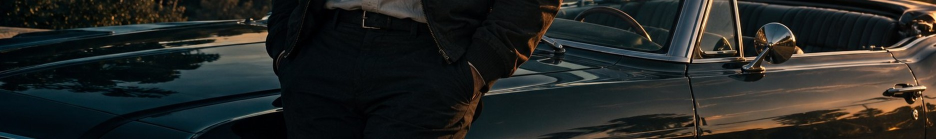
#> input picture launcher/assets/dock-home.jpg, 1872 x 278 px (shown at 1/2 size)
$ python bake-dock-glass.py
#> lines starting #> are read from the running program, lines starting #| are printed output that depends on the picture
#> in bake, crop is the input picture: PIL image 1872x278 RGB; mean R, G, B 35, 37.5, 35.7
"""Bake the dock "liquid glass" refraction into static textures.

The runtime once rendered this with an SVG <feDisplacementMap> +
<feGaussianBlur> filter every frame, which is slow on webOS. Because the
dock bar has fixed dimensions and the backdrop is a static photo, the whole
filtered result is constant. This script pre-renders it with numpy/Pillow so
the runtime just displays a static image (no SVG filter at all).

It reproduces the original SVG filter pipeline:
  - feImage displacement map (dock-displacement.png), upscaled to the tex
  - feDisplacementMap scale=28, R->X, G->Y
  - feGaussianBlur stdDeviation=2.2
and adds a soft baked specular rim highlight along the glass bezel.

Usage: python3 scripts/bake-dock-glass.py
"""
from math import pi, sin
from pathlib import Path

import numpy as np
from PIL import Image, ImageFilter

ROOT = Path(__file__).resolve().parents[1]
ASSETS = ROOT / 'launcher/assets'

WIDTH, HEIGHT = 1824, 230
PADDING = 24
SCALE = 28.0          # feDisplacementMap scale (max pixel shift)
BLUR = 2.2            # feGaussianBlur stdDeviation
SPECULAR_STRENGTH = 34.0


def load_displacement():
    image = Image.open(ASSETS / 'dock-displacement.png').convert('RGB')
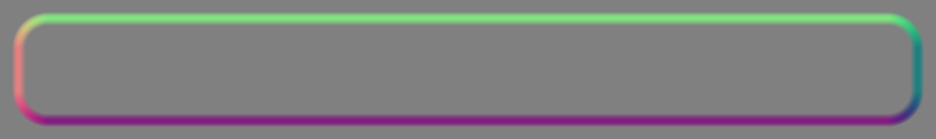
#> input picture launcher/assets/dock-displacement.png, 936 x 139 px
#> image is the input picture: PIL image 936x139 RGB; mean R, G, B 128, 128, 128
    # The filter applies the map over the 1872x278 tex, so upscale.
    image = image.resize((WIDTH + 2 * PADDING, HEIGHT + 2 * PADDING), Image.BILINEAR)
#> image: PIL image 1872x278 RGB
    a = np.asarray(image, dtype=np.float32)
    # R -> X, G -> Y, 128 neutral, remap to [-1, 1].
    dx = (a[..., 0] - 128.0) / 127.0 * SCALE
    dy = (a[..., 1] - 128.0) / 127.0 * SCALE
    return dx, dy


def refract(src: np.ndarray, dx: np.ndarray, dy: np.ndarray) -> np.ndarray:
    H, W, C = src.shape
#> H = 278; W = 1872; C = 3
    yy, xx = np.mgrid[0:H, 0:W].astype(np.float32)
    # Sample the source at the displaced position (matches feDisplacementMap).
    sx = np.clip(xx + dx, 0, W - 1)
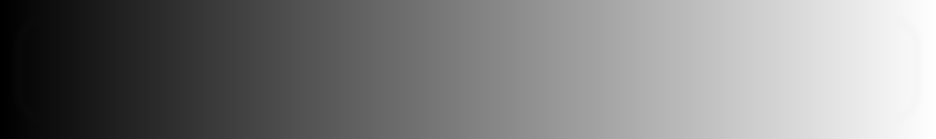
#> sx: shape (278, 1872) float32 (shown at 1/2 size); min 0, max 1871, mean 935.5; drawn with min black and max white
    sy = np.clip(yy + dy, 0, H - 1)
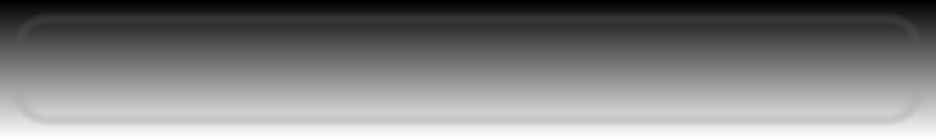
#> sy: shape (278, 1872) float32 (shown at 1/2 size); min 0, max 277, mean 138.5; drawn with min black and max white
    x0 = np.floor(sx).astype(int); y0 = np.floor(sy).astype(int)
#> after `y0 = np.floor(sy).astype(int)`:
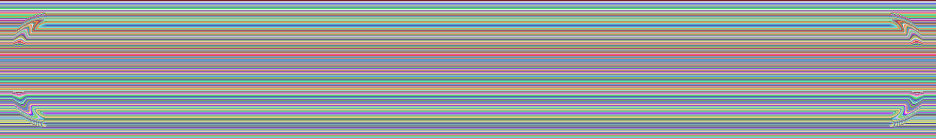
#> y0: shape (278, 1872) int64 (shown at 1/2 size); 278 distinct labels, from 0 to 277; one colour per label, 0 black
    x1 = np.minimum(x0 + 1, W - 1); y1 = np.minimum(y0 + 1, H - 1)
#> after `y1 = np.minimum(y0 + 1, H - 1)`: y1: shape (278, 1872) int64; 277 distinct labels, from 1 to 277
    fx = (sx - x0)[..., None]; fy = (sy - y0)[..., None]
    top = src[y0, x0] * (1 - fx) + src[y0, x1] * fx
    bot = src[y1, x0] * (1 - fx) + src[y1, x1] * fx
    return top * (1 - fy) + bot * fy


def specular(displacement_mag: np.ndarray) -> np.ndarray:
    # Soft rim highlight where the bezel bends (high displacement gradient).
    mag = displacement_mag
    glow = np.clip(mag / np.max(mag) if mag.max() > 0 else mag, 0, 1)
    # Smooth, modulate by a gentle top-weighted sheen.
    sheen = np.clip(1.0 - (np.arange(HEIGHT + 2 * PADDING) / (HEIGHT + 2 * PADDING)), 0.25, 1.0)
    r = glow * sheen[:, None] * SPECULAR_STRENGTH
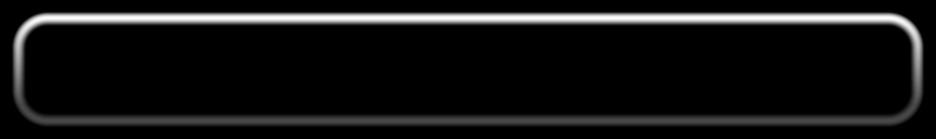
#> r: shape (278, 1872) float64 (shown at 1/2 size); min 0, max 29.41, mean 2.4; drawn with min black and max white
    return r[..., None]


def bake(name, source):
    crop = Image.open(ASSETS / source).convert('RGB')
    arr = np.asarray(crop, dtype=np.float32)
    dx, dy = load_displacement()
    mag = np.sqrt(dx ** 2 + dy ** 2)
    refracted = refract(arr, dx, dy)
    # Re-apply the gaussian blur from the original filter.
    blurred = Image.fromarray(np.clip(refracted, 0, 255).astype(np.uint8)).filter(ImageFilter.GaussianBlur(BLUR))
    out = np.asarray(blurred, dtype=np.float32)
    out += specular(mag)
    out = np.clip(out, 0, 255).astype(np.uint8)
    target = ASSETS / name
    Image.fromarray(out).save(target, quality=90, optimize=True)
    print('baked', target.name, target.stat().st_size, 'bytes')


def main():
    bake('dock-glass-home.jpg', 'dock-home.jpg')
    bake('dock-glass-grid.jpg', 'dock-grid.jpg')
#> call 2 of bake, with name = 'dock-glass-grid.jpg', source = 'dock-grid.jpg'
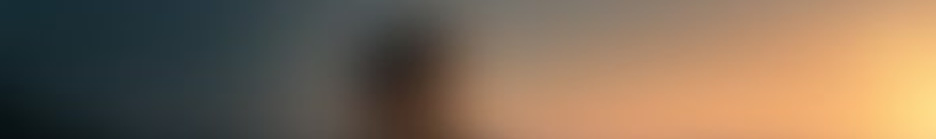
#> input picture launcher/assets/dock-grid.jpg, 1872 x 278 px (shown at 1/2 size)
#> in bake, crop is the input picture: PIL image 1872x278 RGB; mean R, G, B 125.8, 106.4, 86.3
#> in bake (call 2), `out = np.clip(out, 0, 255).astype(np.uint8)`:
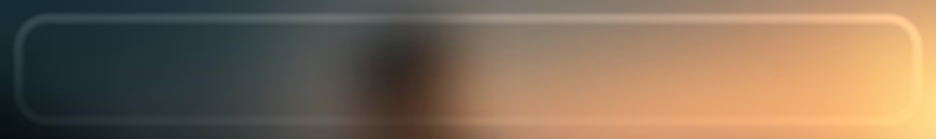
#> out: shape (278, 1872, 3) (shown at 1/2 size); mean R, G, B 128.4, 108.8, 88.5
    print('done')


if __name__ == '__main__':
    main()
